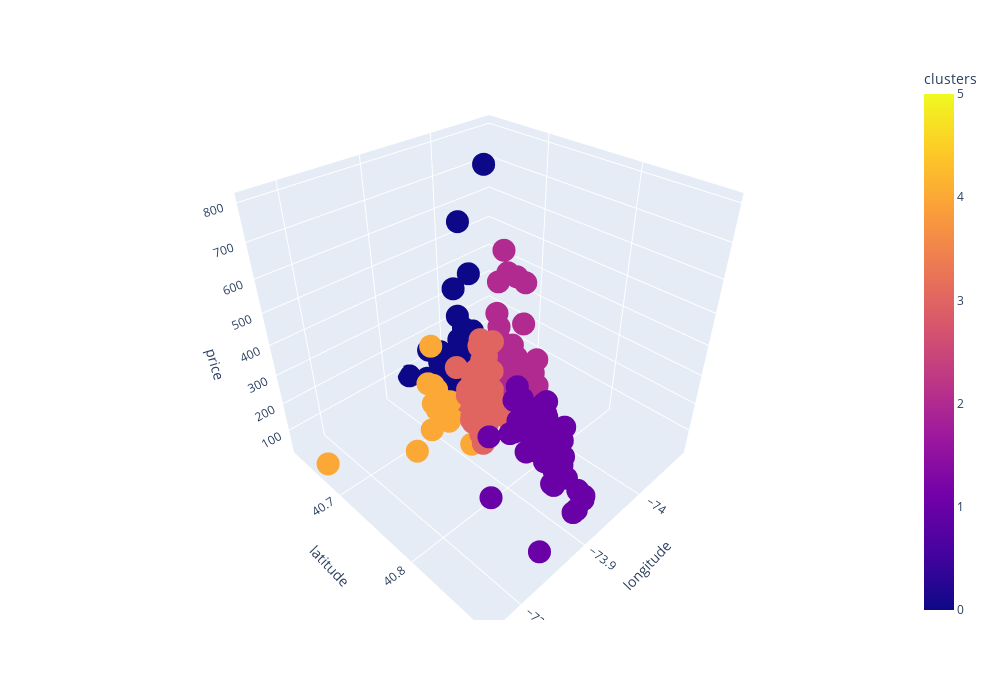

Here is the notebook cell this chart was saved with:
### Code cell
import plotly
import plotly.express as px

# передаём датафрейм и поля, которые нужно использовать для осей абсцисс, ординат и аппликат
# в значение color передаём номера кластеров
fig = px.scatter_3d(
    data_frame=df, 
    x = 'longitude', 
    y = 'latitude', 
    z = 'price', 
    color='clusters', 
    width=1000,
    height=700
)

#отображаем график
fig.show()

### Figure 1 — Plotly figure (JSON) as saved in the notebook; plotly's stock layout.template omitted (floating-point values rounded to 4 significant figures; data arrays with more than 128 entries replaced by an {"elided": "..."} marker saying what was removed)
{"data": [{"hovertemplate": "longitude=%{x}<br>latitude=%{y}<br>price=%{z}<br>clusters=%{marker.color}<extra></extra>", "legendgroup": "", "marker": {"color": {"elided": "350 int values"}, "coloraxis": "coloraxis", "symbol": "circle"}, "mode": "markers", "name": "", "scene": "scene", "showlegend": false, "type": "scatter3d", "x": {"elided": "350 float values"}, "y": {"elided": "350 float values"}, "z": {"elided": "350 int values"}}], "layout": {"coloraxis": {"colorbar": {"title": {"text": "clusters"}}, "colorscale": [[0, "#0d0887"], [0.1111, "#46039f"], [0.2222, "#7201a8"], [0.3333, "#9c179e"], [0.4444, "#bd3786"], [0.5556, "#d8576b"], [0.6667, "#ed7953"], [0.7778, "#fb9f3a"], [0.8889, "#fdca26"], [1, "#f0f921"]]}, "height": 700, "legend": {"tracegroupgap": 0}, "margin": {"t": 60}, "scene": {"domain": {"x": [0, 1], "y": [0, 1]}, "xaxis": {"title": {"text": "longitude"}}, "yaxis": {"title": {"text": "latitude"}}, "zaxis": {"title": {"text": "price"}}}, "width": 1000}}
